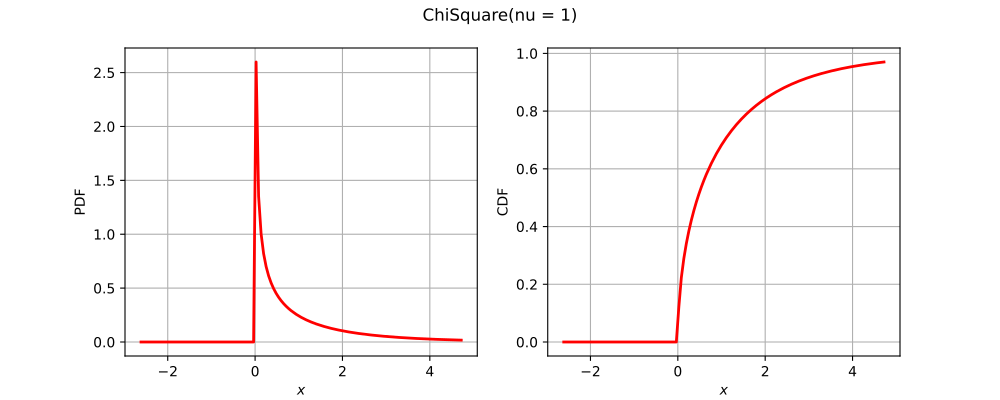

Generate this figure with Python:
import openturns as ot
from matplotlib import pyplot as plt
from openturns.viewer import View
title = None
if ot.ChiSquare().__class__.__name__ == 'Bernoulli':
    distribution = ot.Bernoulli(0.7)
elif ot.ChiSquare().__class__.__name__ == 'Binomial':
    distribution = ot.Binomial(5, 0.2)
elif ot.ChiSquare().__class__.__name__ == 'Hypergeometric':
    distribution = ot.Hypergeometric(10, 4, 7)
elif ot.ChiSquare().__class__.__name__ == 'CumulativeDistributionNetwork':
    coll = [ot.Normal(2),ot.Dirichlet([0.5, 1.0, 1.5])]
    distribution = ot.CumulativeDistributionNetwork(coll, ot.BipartiteGraph([[0,1], [0,1]]))
elif ot.ChiSquare().__class__.__name__ == 'Histogram':
    distribution = ot.Histogram([-1.0, 0.5, 1.0, 2.0], [0.45, 0.4, 0.15])
elif ot.ChiSquare().__class__.__name__ == 'KernelMixture':
    kernel = ot.Uniform()
    sample = ot.Normal().getSample(5)
    bandwith = [1.0]
    distribution = ot.KernelMixture(kernel, bandwith, sample)
elif ot.ChiSquare().__class__.__name__ == 'MaximumDistribution':
    coll = [ot.Uniform(2.5, 3.5), ot.LogUniform(1.0, 1.2), ot.Triangular(2.0, 3.0, 4.0)]
    distribution = ot.MaximumDistribution(coll)
elif ot.ChiSquare().__class__.__name__ == 'Multinomial':
    distribution = ot.Multinomial(5, [0.2])
elif ot.ChiSquare().__class__.__name__ == 'RandomMixture':
    coll = [ot.Triangular(0.0, 1.0, 5.0), ot.Uniform(-2.0, 2.0)]
    weights = [0.8, 0.2]
    cst = 3.0
    distribution = ot.RandomMixture(coll, weights, cst)
elif ot.ChiSquare().__class__.__name__ == 'TruncatedDistribution':
    distribution = ot.TruncatedDistribution(ot.Normal(2.0, 1.5), 1.0, 4.0)
elif ot.ChiSquare().__class__.__name__ == 'UserDefined':
    distribution = ot.UserDefined([[1.0], [2.0], [3.0]], [0.4, 0.5, 1.0])
elif ot.ChiSquare().__class__.__name__ == 'ZipfMandelbrot':
    distribution = ot.ZipfMandelbrot(10, 2.5, 0.3)
elif ot.ChiSquare().__class__.__name__ == 'Normal':
    cov = ot.CovarianceMatrix([[1.0, -0.5], [-0.5, 1.0]])
    distribution = ot.Normal([0.0, 0.0], cov)
    title = "Normal dist. with correlation coefficient {}".format(cov[0, 1])
else:
    distribution = ot.ChiSquare()

dimension = distribution.getDimension()
if title is None:
    title = str(distribution)[:100].split('\n')[0]
if dimension == 1:
    distribution.setDescription(['$x$'])
    pdf_graph = distribution.drawPDF()
    cdf_graph = distribution.drawCDF()
    fig = plt.figure(figsize=(10, 4))
    pdf_axis = fig.add_subplot(121)
    cdf_axis = fig.add_subplot(122)
    View(pdf_graph, figure=fig, axes=[pdf_axis], add_legend=False)
    View(cdf_graph, figure=fig, axes=[cdf_axis], add_legend=False)
    fig.suptitle(title)
elif dimension == 2:
    grid = ot.GridLayout(1, 2)
    pdf_graph = distribution.drawPDF()
    pdf_graph.setLegends([''])
    cdf_graph = distribution.drawCDF()
    cdf_graph.setLegends([''])
    grid.setGraph(0, 0, pdf_graph)
    grid.setGraph(0, 1, cdf_graph)
    grid.setTitle(title)
    fig = View(grid).getFigure()
    fig.axes[0].set_title('PDF')
    fig.axes[1].set_title('CDF')
